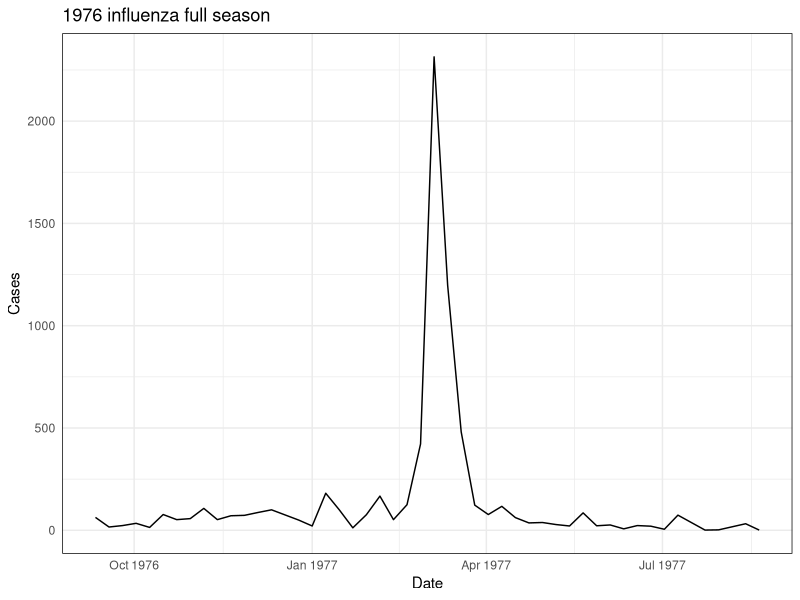
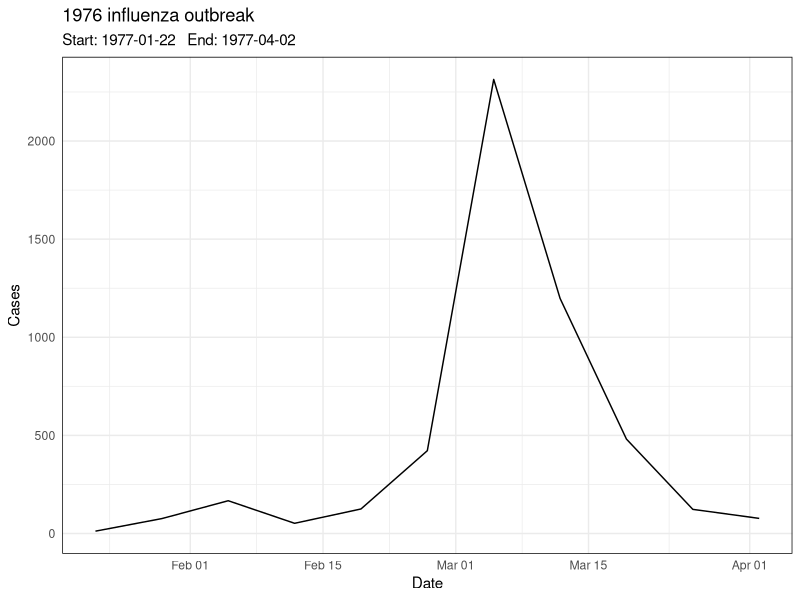

The R source for these figures, in order:
################################################################################
# Date Selection
# Use to identify the start/end dates for outbreaks to be analyzed, label years
# Manual action required is identified in comments with TODO
################################################################################

# Required packages
library(ggplot2)

# Loading disease and population data
influenza <- read.csv("./data/influenza_CA_ON_weekly.csv")
measles   <- read.csv("./data/measles_CA_ON_weekly.csv")

influenza$period_end_date   <- as.Date(influenza$period_end_date)
influenza$period_start_date <- as.Date(influenza$period_start_date)
measles$period_end_date     <- as.Date(measles$period_end_date)
measles$period_start_date   <- as.Date(measles$period_start_date)

# Initialize tables for start and end dates of each outbreak for diseases
if (!exists("OutbreakDates_influenza")) {
  OutbreakDates_influenza <- data.frame(
    year  = character(),
    start = character(),
    end   = character(),
    stringsAsFactors = FALSE
  )
}

if (!exists("OutbreakDates_measles")) {
  OutbreakDates_measles <- data.frame(
    year  = character(),
    start = character(),
    end   = character(),
    stringsAsFactors = FALSE
  )
}

########################### 1: Analyze each season #############################
disease <- "influenza" # TODO: change <disease> to either "influenza" or "measles"
df <- get(disease)
yr <- "1976"   # TODO: change <yr> for each year analyzed

# most outbreaks start in the fall
# classifies the year of the outbreak according to the fall, 
# even if the outbreak starts in the winter, to avoid duplicate analysis years
yr_data <- df[df$period_start_date >= as.Date(paste0(yr,"-09-01")) &
                df$period_end_date   <= as.Date(paste0(as.integer(yr) + 1, "-08-31")), ]

ggplot(yr_data, aes(x = period_end_date, y = cases_this_period)) +
  geom_line() +
  labs(title   = paste(yr, disease, "full season"),
       x = "Date", y = "Cases") +
  theme_minimal() +
  theme(panel.border = element_rect(color = "black", fill = NA))

####################### 2: Manually adjust for outbreak ########################
# TODO: adjust <year_start> and <year_end> for that year's outbreak
# Start: first week of sustained increase toward peak, avoid leading plateaus
# End: when the overall epidemic curve has declined from peak,
#      does not have to go down to zero cases

year_start <- "1977-01-22"   
year_end   <- "1977-04-02"   

outbreak_data <- df[df$period_end_date >= as.Date(year_start) &
                      df$period_end_date <= as.Date(year_end), ]

ggplot(outbreak_data, aes(x = period_end_date, y = cases_this_period)) +
  geom_line() +
  labs(title    = paste(yr, disease, "outbreak"),
       subtitle  = paste("Start:", year_start, "  End:", year_end),
       x = "Date", y = "Cases") +
  theme_minimal() +
  theme(panel.border = element_rect(color = "black", fill = NA))

outbreak_data$cases_this_period

###################### 3: Add that defined season to table #####################

tableName <- paste0("OutbreakDates_", disease)
OutbreakDates <- get(tableName)

if (!yr %in% OutbreakDates$year) {
  OutbreakDates <- rbind(OutbreakDates, data.frame(
    year  = yr,
    start = year_start,
    end   = year_end,
    stringsAsFactors = FALSE
  ))
  assign(tableName, OutbreakDates)
  cat("Added", disease, "season", yr)
} else {
  cat(disease, "season", yr, "already in table")
}

# Save after every year
write.csv(OutbreakDates,
          file.path("data", paste0("OutbreakDates_", disease, ".csv")),
          row.names = FALSE)
